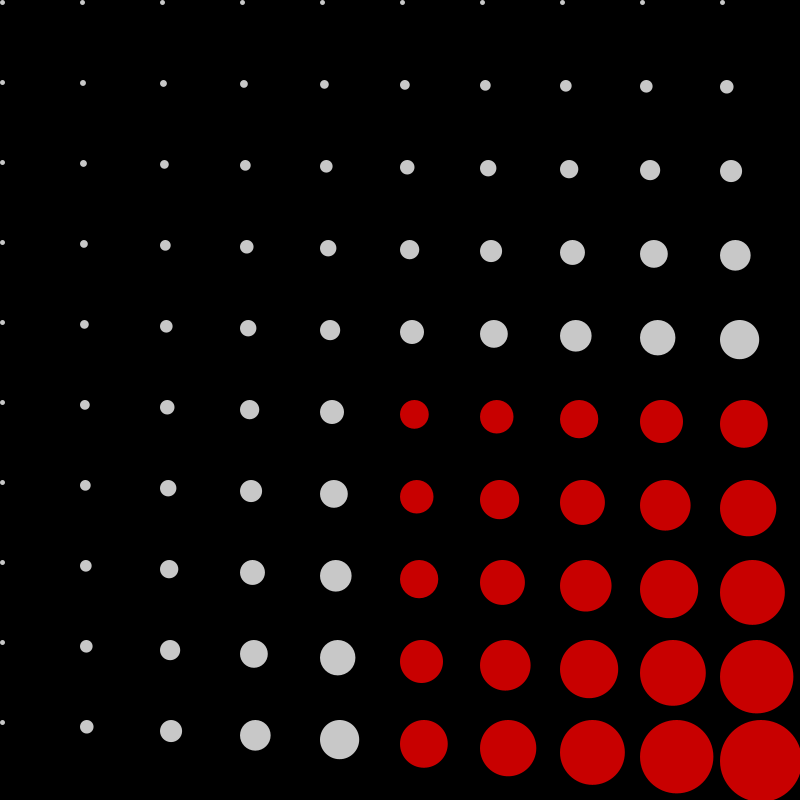
Frame 1 (no input)
Frame 60 (the mouse pressed at the canvas centre just before this capture): identical to frame 1, image omitted
Frame 120 (the mouse held since frame 60 and released just before this capture): identical to frame 1, image omitted

The Processing sketch that drew this single still picture (run headless with seeded random() and noise(); from frame 60 on, the mouse is pressed at the canvas centre):

// Processing sketch: codeweek6_hw_sketch2
// ── codeweek6_hw_sketch2.pde
// Code 1 FA_18
// Bryan Ma

// 2d arrays part 2

// this sketch uses a 2d array of booleans.
// it fills the array based on the value of i and j in the loop, seeing if its
//  halfway through the loop in that dimension. if it is, it sets the value to true.
// in the draw loop, based on if the boolean is true or not, it sets the color of an
//  ellipse being drawn. 

// add an additional 2d array that will be used to store the sizes of each of the 
//  ellipses being drawn. that is, some ellipses should be large, some should be small, 
//  etc. Map the value in the setup loops. for example, the ellipses should be large 
//  on the left and small on the right. 
// Replace the w and h values filling the ellipse with the new values from your new
//  ellipse size 2d array.

int gridW = 10;
int gridH = 10;
float [][] size = new float[gridW][gridH];

boolean[][] isRed = new boolean[gridW][gridH];

void setup() {
  size(800, 800);
  noStroke();
  for (int i = 0; i < gridW; i++) {
    for (int j = 0; j < gridH; j++) {
      if (i >= gridW/2 && j >= gridH/2) {
        isRed[i][j] = true;
      } else {
        isRed[i][j] = false;
      }
      size[i][j] = map(i*j, 0, gridW*gridH, 5, 100);
    }
  }
}

void draw() {
  background(0);
  for (int i = 0; i < gridW; i++) {
    for (int j = 0; j < gridH; j++) {
      
      if (isRed[i][j] == true) {
        fill(200, 0, 0);
      } else {
        fill(200, 200, 200);
      }
      float w = size[i][j];
      float h = size[i][j];
      float xPos = i * width/gridW + w/2;
      float yPos = j * height/gridH + h/2;
      
      ellipse(xPos, yPos, w, h);
    }
  }
}
